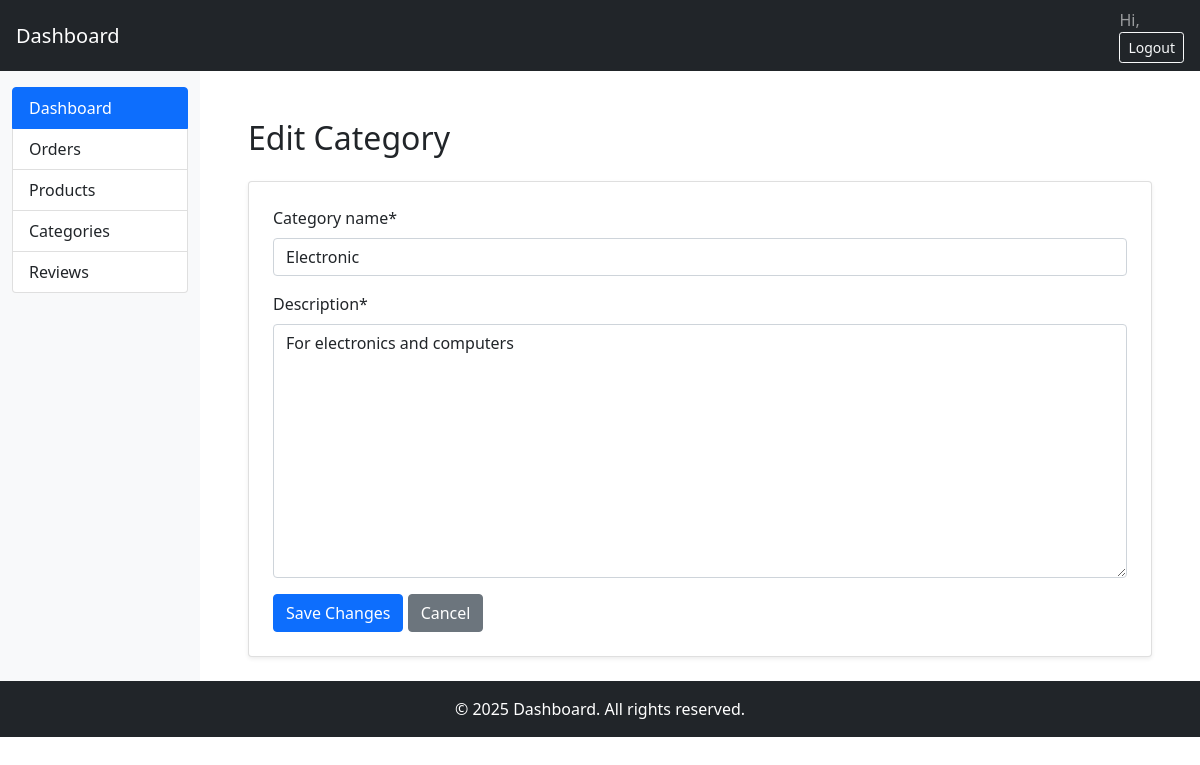
The page /shop/categories/1/update/ on the database its author committed.
### shop/models.py (models this page shows, shortened)
class Category(models.Model):
      category_name = models.CharField(max_length=50)
      thumbnail = models.ImageField(upload_to='category_images/', blank=True, null=True)
      description = models.TextField()

### shop/views.py (the view)
# urls.py: path('categories/<int:pk>/update/', CategoryUpdateView.as_view(), name='category_update'),
class CategoryUpdateView(UpdateView):
    model = Category
    form_class = CategoryForm
    template_name = 'shop/category/category_update.html'
    success_url = reverse_lazy('shop:category_list')

### shop/forms.py
class CategoryForm(forms.ModelForm):
    class Meta:
        model = Category
        fields = ['category_name', 'description']

### shop/templates/shop/category/category_update.html (shortened to what this page needs)
{% extends 'dashboard.html' %}
{% load crispy_forms_tags %}
{% block content %}
<div class="container mt-4">
  <h2 class="mb-4">Edit Category</h2>
  <div class="card shadow-sm p-4">
    <form method="post" novalidate>
      {{ form|crispy }}
      <div class="mt-3">
        <button type="submit" class="btn btn-primary">Save Changes</button>
        <a href="{% url 'shop:category_list' %}" class="btn btn-secondary">Cancel</a>
      </div>
    </form>
  </div>
</div>
{% endblock %}

### rows shown on the page
Category: category_name "Electronic", description "For electronics and computers"

### other values the page prints
{{ year|default:"2025" }} "2025"
